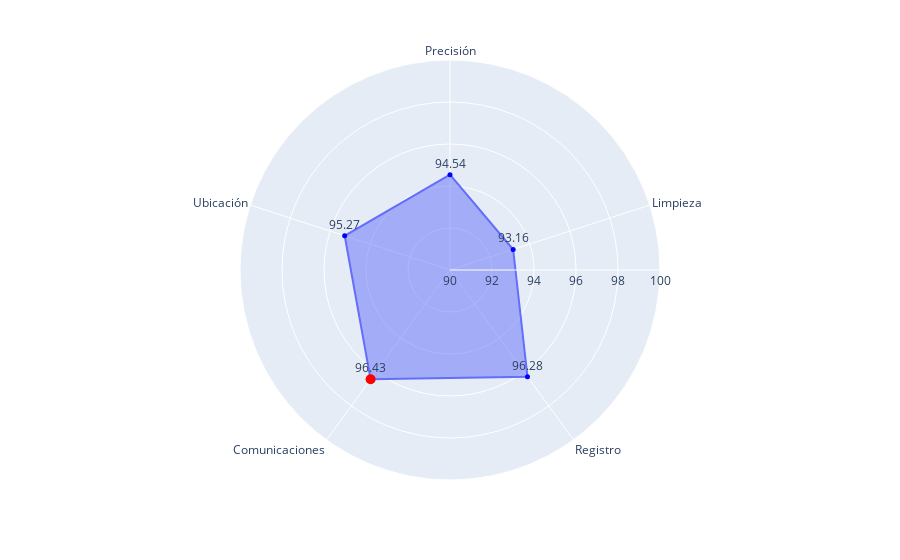

The notebook cell saved with this chart:
### Markdown cell above
Gráfica de radar para representar las puntuaciones

### Code cell
#Trazamos la gráfica de radar

fig = px.line_polar(df, r=mean_scores.values, theta=mean_scores.index, range_r=(90, 100), line_close=True)
fig.update_traces(fill='toself')

#Añadimos los valores

fig.add_trace(go.Scatterpolar(
    r=mean_scores.values,
    theta=mean_scores.index,
    mode='markers+text',
    marker=dict(color='blue', size=5, symbol='circle'),
    text=mean_scores.values.round(2),
    textposition='top center',
    name='Valores',
    showlegend=False
))

#Marcamos el valor máximo

fig.add_trace(go.Scatterpolar(
    r=[max_value],
    theta=[max_metric],
    mode='markers',
    marker=dict(color='red', size=10, symbol='circle'),
    name='Valor máximo',
    showlegend=False
))

### Figure 1 — Plotly figure (JSON) as saved in the notebook; plotly's stock layout.template omitted (floating-point values rounded to 4 significant figures)
{"data": [{"fill": "toself", "hovertemplate": "r=%{r}<br>theta=%{theta}<extra></extra>", "legendgroup": "", "line": {"color": "#636efa", "dash": "solid"}, "marker": {"symbol": "circle"}, "mode": "lines", "name": "", "r": [94.54, 93.16, 96.28, 96.43, 95.27, 94.54], "showlegend": false, "subplot": "polar", "theta": ["Precisión", "Limpieza", "Registro", "Comunicaciones", "Ubicación", "Precisión"], "type": "scatterpolar"}, {"marker": {"color": "blue", "size": 5, "symbol": "circle"}, "mode": "markers+text", "name": "Valores", "r": [94.54, 93.16, 96.28, 96.43, 95.27], "showlegend": false, "text": [94.54, 93.16, 96.28, 96.43, 95.27], "textposition": "top center", "theta": ["Precisión", "Limpieza", "Registro", "Comunicaciones", "Ubicación"], "type": "scatterpolar"}, {"marker": {"color": "red", "size": 10, "symbol": "circle"}, "mode": "markers", "name": "Valor máximo", "r": [96.43], "showlegend": false, "theta": ["Comunicaciones"], "type": "scatterpolar"}], "layout": {"legend": {"tracegroupgap": 0}, "margin": {"t": 60}, "polar": {"angularaxis": {"direction": "clockwise", "rotation": 90}, "domain": {"x": [0, 1], "y": [0, 1]}, "radialaxis": {"range": [90, 100]}}}}
